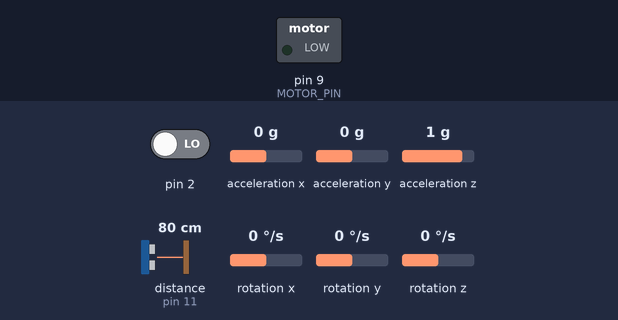
This sketch was run on a simulated Arduino Uno, built with avr-gcc and run on an emulated ATmega328P. Parts: switched loads named in the sketch (green lamp = pin HIGH). Dashed ring = blinking. The test bench sets the inputs (shaded band); at power-on: distance to the obstacle (sensor on pin 11) 80 cm, rotation z 0 °/s, acceleration x 0 g, acceleration y 0 g, acceleration z 1 g, pin 2 LOW, rotation x 0 °/s, rotation y 0 °/s. The echo pulse lasts 58.3 µs per cm; the sensor or clock chip raises its interrupt line as the real part does; what the sketch prints to the serial monitor is not drawn.

Above: at 1.7 s.
1.8 s: distance to the obstacle (sensor on pin 11) set to 2 cm
At 2.42 s:
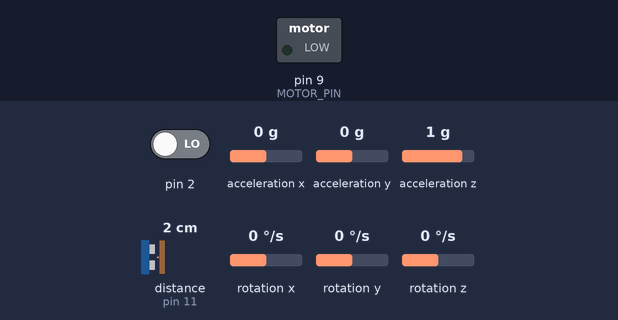
4.8 s: rotation z set to -192 °/s
7.8 s: acceleration x set to -1.4 g
10.8 s: acceleration y set to -1.4 g
13.8 s: distance to the obstacle (sensor on pin 11) set to 4 cm
16.8 s: acceleration z set to -1.4 g
Timing chart, 0 to 19.8 s (numbered marks = the images above; inputs shaded):
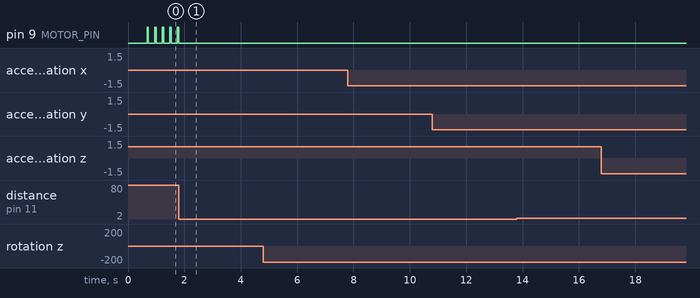

The sketch:

V2_A.ino
```cpp
/*
  V2
*/

#include <NewPing.h>
#include <SoftwareSerial.h>
#include "I2Cdev.h"
#include "MPU6050_6Axis_MotionApps20.h"
#if I2CDEV_IMPLEMENTATION == I2CDEV_ARDUINO_WIRE
#include "Wire.h"
#endif


#define TRIGGER_PIN 12
#define MOTOR_PIN 9
#define ECHO_PIN 11
#define MAX_DISTANCE 400

SoftwareSerial mySerial(0, 1);

NewPing sonar(TRIGGER_PIN, ECHO_PIN, MAX_DISTANCE);


// MPU control/status vars
bool dmpReady = false;  // set true if DMP init was successful
uint8_t mpuIntStatus;   // holds actual interrupt status byte from MPU
uint8_t devStatus;      // return status after each device operation (0 = success, !0 = error)
uint16_t packetSize;    // expected DMP packet size (default is 42 bytes)
uint16_t fifoCount;     // count of all bytes currently in FIFO
uint8_t fifoBuffer[64]; // FIFO storage buffer
float euler[3];         // [psi, theta, phi]    Euler angle container
Quaternion q;           // [w, x, y, z]         quaternion container
float xR;
float yR;
float zR;

int mDistance;
int mValue;


volatile bool mpuInterrupt = false;     // indicates whether MPU interrupt pin has gone high
void dmpDataReady() {
  mpuInterrupt = true;
}

MPU6050 accelgyro;
int16_t gx, gy, gz;

void setup() {

#if I2CDEV_IMPLEMENTATION == I2CDEV_ARDUINO_WIRE
  Wire.begin();
#elif I2CDEV_IMPLEMENTATION == I2CDEV_BUILTIN_FASTWIRE
  Fastwire::setup(400, true);
#endif
  pinMode(MOTOR_PIN, OUTPUT);

  Serial.begin(9600);
  mySerial.begin(9600);
  accelgyro.initialize();
  devStatus = accelgyro.dmpInitialize();

  accelgyro.setXGyroOffset(220);
  accelgyro.setYGyroOffset(76);
  accelgyro.setZGyroOffset(-85);
  accelgyro.setZAccelOffset(1788);

  if (devStatus == 0) {
    accelgyro.setDMPEnabled(true);
    attachInterrupt(0, dmpDataReady, RISING);
    mpuIntStatus = accelgyro.getIntStatus();
    dmpReady = true;
    packetSize = accelgyro.dmpGetFIFOPacketSize();
  }
}

void loop() {

  if (!dmpReady) return;
  while (!mpuInterrupt && fifoCount < packetSize) {
    //mySerial.listen();

  }

  // Distance Mapping
  delay(50);
  mDistance = sonar.ping_cm();
  mValue = map(mDistance, 400, 0 , 255, 0);
  mValue = constrain(mValue , 0, 255);


  xR = euler[0] * 180 / M_PI; yR = euler[1] * 180 / M_PI; zR = euler[2] * 180 / M_PI;

  xR = map(xR, -180, 180, 0, 255); yR = map(yR, -180, 180, 0, 255); zR = map(zR, -180, 180, 0, 255);

  mpuInterrupt = false;
  mpuIntStatus = accelgyro.getIntStatus();
  fifoCount = accelgyro.getFIFOCount();

  accelgyro.dmpGetQuaternion(&q, fifoBuffer);
  accelgyro.dmpGetEuler(euler, &q);

  if ((mpuIntStatus & 0x10) || fifoCount == 1024) {
    accelgyro.resetFIFO();
  }

  else if (mpuIntStatus & 0x02) {
    while (fifoCount < packetSize) fifoCount = accelgyro.getFIFOCount();

    accelgyro.getFIFOBytes(fifoBuffer, packetSize);
    fifoCount -= packetSize;

    Serial.write((int)xR);
    Serial.write((int)mValue);
    delay(100);
    digitalWrite(MOTOR_PIN, HIGH);
    delay(mValue);
    digitalWrite(MOTOR_PIN, LOW);
    delay(mValue);

  }

}
```

Measured:
- after the input at 1.8 s, pin 9 (MOTOR_PIN): goes on until 1.8 s, then stays LOW
- by itself, pin 9 (MOTOR_PIN): alternates HIGH for 0.05 s and LOW for 0.22 s
